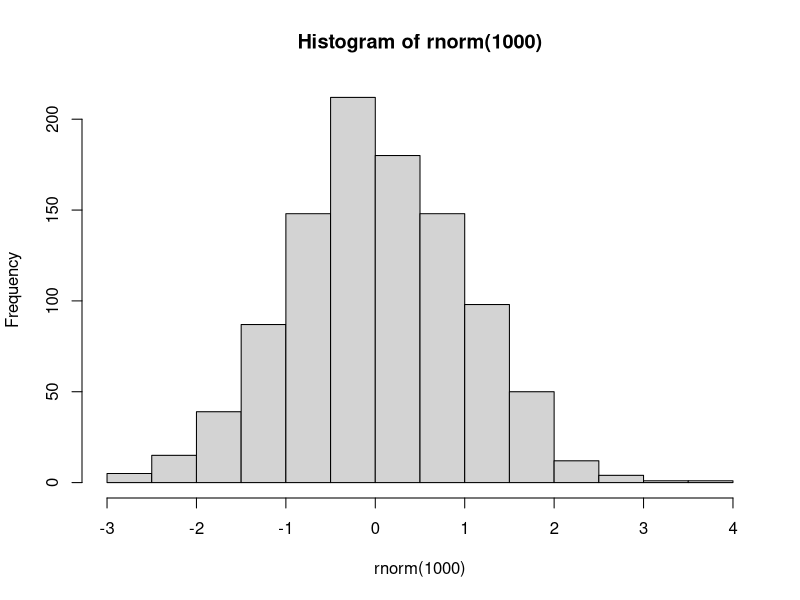
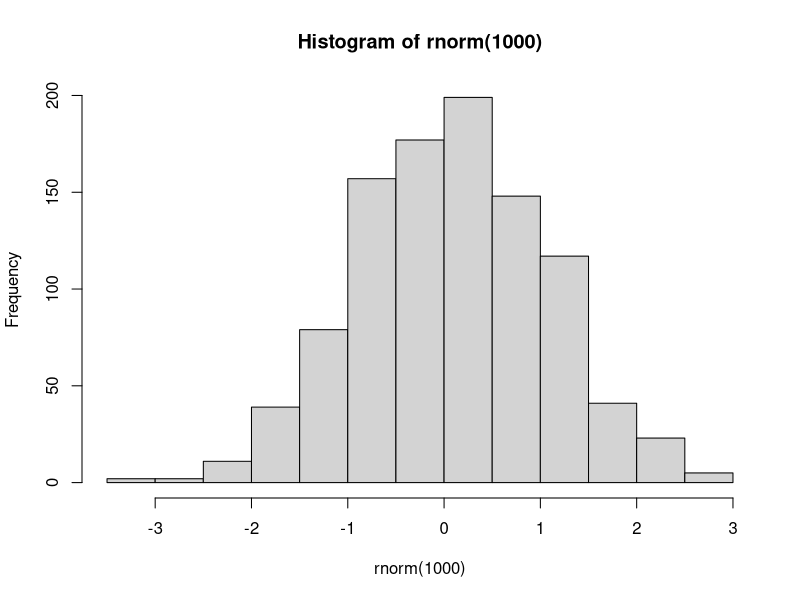
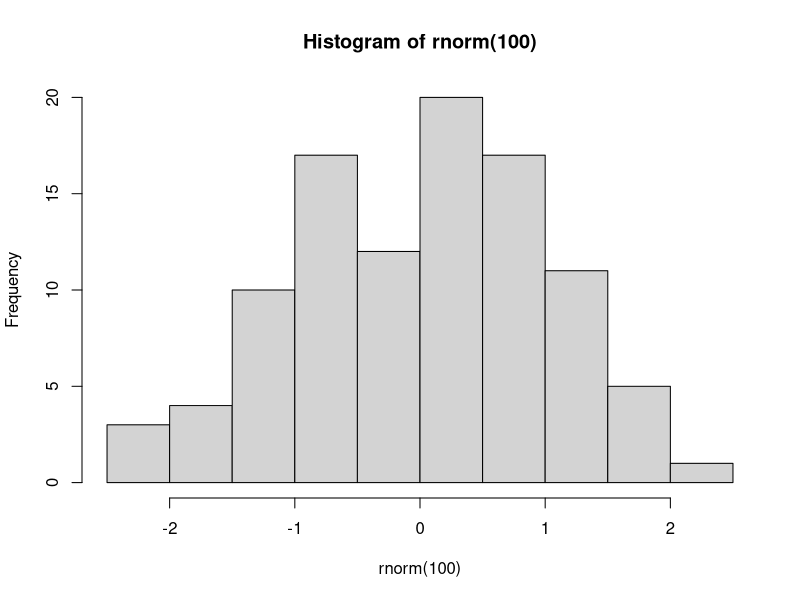

These charts were generated, in order, by the following R code:
params <-
list(isSlides = "no")

## ----setup, include=FALSE-----------------------------------------------------------------------------------------------------------------------------
suppressPackageStartupMessages(require(knitr))
knitr::opts_chunk$set(echo = TRUE, tidy = T)


## ---- results='asis',include=TRUE,echo=FALSE----------------------------------------------------------------------------------------------------------
if(params$isSlides == "yes"){
  cat("class: inverse, center, middle

# Reproducible Research

<html><div style='float:left'></div><hr color='#EB811B' size=1px width=720px></html> 


"    
  )
}else{
  cat("# Reproducible Research


"    
  )
  
}



## ----setwd_introtoR,eval=F----------------------------------------------------------------------------------------------------------------------------
## setwd("/PathToMyDownload/Reproducible_R/r_course")
## # e.g. setwd("~/Downloads/Intro_To_R_1Day/r_course")


## ---- results='asis',include=TRUE,echo=FALSE----------------------------------------------------------------------------------------------------------
if(params$isSlides == "yes"){
  cat("class: inverse, center, middle

# Creating Documents from R Scripts

<html><div style='float:left'></div><hr color='#EB811B' size=1px width=720px></html> 


"    
  )
}else{
  cat("# Creating Documents from R Scripts


"    
  )
  
}



## ----eval=F,echo=TRUE---------------------------------------------------------------------------------------------------------------------------------
## library(rmarkdown)
## render("scripts/script.r")


## ----eval=F,echo=TRUE---------------------------------------------------------------------------------------------------------------------------------
## render("scripts/script.r", output_format="html_document")


## ----eval=F,echo=TRUE,tidy=FALSE----------------------------------------------------------------------------------------------------------------------
## render("scripts/script.r", output_format="html_document",
##        output_file="myRenderedDoc.html",output_dir="scripts")


## ---- results='asis',include=TRUE,echo=FALSE----------------------------------------------------------------------------------------------------------
if(params$isSlides == "yes"){
  cat("class: inverse, center, middle

# Comments

<html><div style='float:left'></div><hr color='#EB811B' size=1px width=720px></html> 


"    
  )
}else{
  cat("# Comments


"    
  )
  
}



## ----eval=F-------------------------------------------------------------------------------------------------------------------------------------------
## # Generate some random numbers
## myRandNumbers <- rnorm(100,10,2)


## ----eval=F-------------------------------------------------------------------------------------------------------------------------------------------
## #' this would be placed as code
## # Generate some random numbers
## myRandNumbers <- rnorm(100,10,2)


## ----eval=F-------------------------------------------------------------------------------------------------------------------------------------------
## 
## #'
## #' title: "BRC making notes example"
## #' author: "Tom Carroll"
## #' date: "Reproducible R"
## #'
## #' this would be placed as text in html
## # Generate some random numbers (This is a comment with code)
## myRandNumbers <- rnorm(100,10,2)


## ----eval=F-------------------------------------------------------------------------------------------------------------------------------------------
## 
## #' Some comments for text.
## #+ fig.width=3, fig.height=3
## myRandNumbers <- rnorm(100, 10, 2)
## hist(myRandNumbers)


## ---- results='asis',include=TRUE,echo=FALSE----------------------------------------------------------------------------------------------------------
if(params$isSlides == "yes"){
  cat("class: inverse, center, middle

# Markdown

<html><div style='float:left'></div><hr color='#EB811B' size=1px width=720px></html> 


"    
  )
}else{
  cat("# Markdown


"    
  )
  
}



## ---- results='asis',include=TRUE,echo=FALSE----------------------------------------------------------------------------------------------------------
if(params$isSlides == "yes"){
  cat("class: inverse, center, middle

# Markdown Syntax

<html><div style='float:left'></div><hr color='#EB811B' size=1px width=720px></html> 


"    
  )
}else{
  cat("# Markdown Syntax


"    
  )
  
}



## ----results='asis',eval=F----------------------------------------------------------------------------------------------------------------------------
## Italics = _Italics_ or *Italics*
## Bold  =  __Bold__ or **Bold**


## ---- results='asis',include=TRUE,echo=FALSE----------------------------------------------------------------------------------------------------------
if(params$isSlides == "yes"){
  cat("class: inverse, center, middle

# rMarkdown

<html><div style='float:left'></div><hr color='#EB811B' size=1px width=720px></html> 


"    
  )
}else{
  cat("# rMarkdown


"    
  )
  
}



## ----fig.width=5,fig.height=2-------------------------------------------------------------------------------------------------------------------------
hist(rnorm(1000))


## ----eval=F-------------------------------------------------------------------------------------------------------------------------------------------
## hist(rnorm(1000))


## ----fig.width=5,fig.height=2,echo=FALSE--------------------------------------------------------------------------------------------------------------
hist(rnorm(1000))


## ----tidy=T,fig.width=5,fig.height=2------------------------------------------------------------------------------------------------------------------
        hist( 
rnorm(100  )
)


## ---- collapse=T--------------------------------------------------------------------------------------------------------------------------------------
temp <- rnorm(10)
temp
